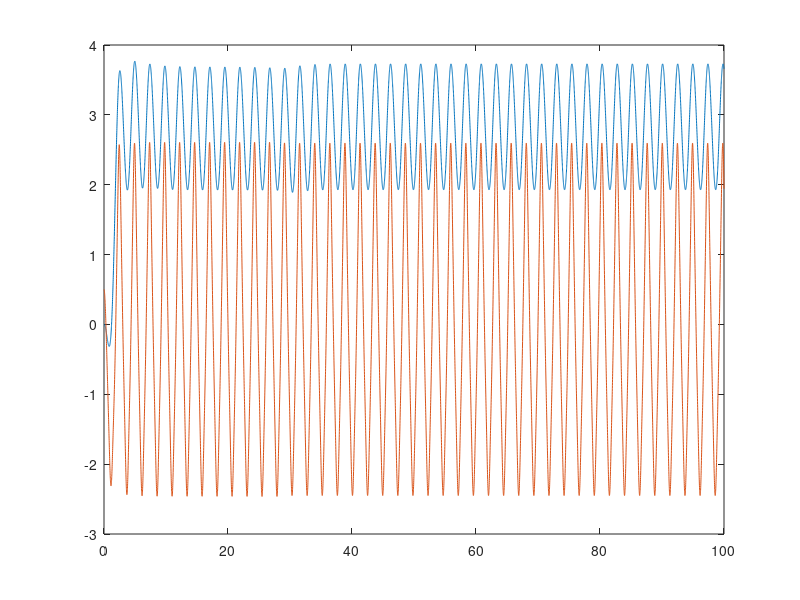

The MATLAB source for this figure:
function simulator7
clc
clear

k = 500;  % spring coefficient
m_t = 50.0; % mass of thruster
m_p = 70.0;  % mass of pod
c = 2*sqrt(k/m_p);  % damping coefficient
r = .25;
I = m_p*((r)^2)/2;  % inertia of pod
% State [z1 z2 t z1d z2d td z3d]
A = [0              0              0            1              0              0           0;
     0              0              0            0              1              0           0;
     0              0              0            0              0              1           0;
    -(k/m_p+k/m_t) -k/m_p         -r*k/m_t     -(c/m_p+c/m_t) -c/m_p         -r*c/m_t     0;
    -k/m_p         -(k/m_p+k/m_t)  r*k/m_t     -c/m_p         -(c/m_t+c/m_p)  r*c/m_t     0;
    -k*r/I          k*r/I         -2*(r^2)*k/I -c*r/I          c*r/I         -2*(r^2)*c/I 0;
     k/m_p          k/m_p          0            c/m_p          c/m_p          0           0];
 
BK =    [-0.0000    0.0000   -0.0000   -0.0000    0.0000   -0.0000    0.0000;
   -0.0000    0.0000   -0.0000    0.0000    0.0000   -0.0000    0.0000;
    0.0000   -0.0000    0.0000   -0.0000   -0.0000   -0.0000    0.0000;
    2.5904  -15.9403    4.2207    9.5877   -3.8473    2.5553    0.4200;
    6.6936  -20.0435    6.6923    0.0000    5.7404   -1.3680    0.4200;
    0.0000   -0.0000    0.0000    0.0000   -0.0000    0.0000    0.0000;
   -0.0000    0.0000   -0.0000   -0.0000    0.0000   -0.0000   -0.0000;];

t = [0.0:0.01:100];
theta = 0.5;
vel = 1.0;

target = [-r*sin(theta);r*sin(theta);theta;0;0;0.0;vel];
x0 =     [0;0;theta;0;0;0.0;0.0];

opts = odeset('RelTol',1e-2,'AbsTol',1e-4);
[t, y] = ode45(@(t,y) controller(t,y,target), t, x0, opts);
plot(t, y(:,7), t, y(:,3))

function xdot = controller(t, x, target)
    xdot = [0;
            0;
            0;
            0;
            0;
            0;
            0];
    f = F(t);
    [f1,f2] = F12(x, target);
    xdot(1) = x(4);
    xdot(2) = x(5);
    xdot(3) = x(6);
    xdot(4) = (-k*(x(1)+x(2)) - c*(x(4)+x(5)))/m_p + (-k*x(1) - c*x(4) - r*(k*sin(x(3)) + c*x(6)*cos(x(3))))/m_t + f1;
    xdot(5) = (-k*(x(1)+x(2)) - c*(x(4)+x(5)))/m_p + (-k*x(2) - c*x(5) + r*(k*sin(x(3)) + c*x(6)*cos(x(3))))/m_t + f2;
    xdot(6) = r*cos(x(3)) * (k*(x(2) - x(1)) + c*(x(5) - x(4)) -2*r*(k*sin(x(3)) + c*x(6)*cos(x(3)))) / I;
    xdot(7) = k*(x(1) + x(2))/m_p + c*(x(4) + x(5))/m_p;% + f/m_p;

  
    function Fd = F(t)
        if t>30.0
            Fd = sin(t*pi/5);
        elseif t > 15.2
            Fd = 0.0;
        elseif t >= 15.0
            Fd = 200.0;
        else
            Fd = 0.0;
        end
    end
    function [F_1,F_2] = F12(x,target)
        x_err = target - x;
        action = BK*x_err;
        F_1 = action(4);
        F_2 = action(5);
    end
end
end